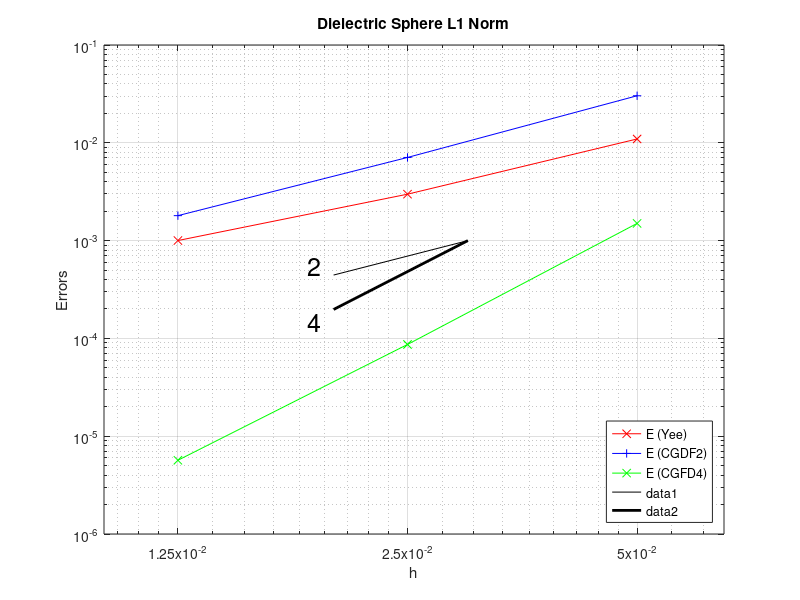

This figure's MATLAB source:
%
% Plot convergence rates for the dielectric sphere
%  Extract results from
%    solidSphere.order4.out
%
clear;
clf;
set(gca,'FontSize',18);

hh = [0.05  0.025 0.0125 ];

% ***************** CGFD2 *******************
% solidSphereInABoxe2.order2.diss11.out
% -->t=1.0000e+00 dt=2.0e-02 maxNorm errors:[2.3310e-01,5.7381e-01,1.9767e-01,], maxNorm (u):[1.55e+00,3.73e+00,7.11e-01,]
% -->t=1.0000e+00 dt=2.0e-02 l1-norm errors:[8.0259e-03,3.0265e-02,6.1653e-03,], l1-norm (u):[8.50e-02,5.74e-01,5.30e-02,]

% solidSphereInABoxe4.order2.diss11.out
% -->t=1.0000e+00 dt=1.0e-02 maxNorm errors:[4.8566e-02,1.3528e-01,4.5779e-02,], maxNorm (u):[1.72e+00,4.30e+00,8.59e-01,]
% -->t=1.0000e+00 dt=1.0e-02 l1-norm errors:[1.8386e-03,7.0820e-03,1.4537e-03,], l1-norm (u):[9.17e-02,5.94e-01,5.91e-02,]

% solidSphereInABoxe8.order2.diss11.out  : numberOfStepsTaken =      180
% advance.............................  1.01e+02    5.63e-01    1.47e-08    79.657   1.016e+02   1.012e+02
% -->t=1.0000e+00 dt=5.6e-03 maxNorm errors:[1.2892e-02,3.6382e-02,1.2181e-02,], maxNorm (u):[1.75e+00,4.41e+00,8.87e-01,]
% -->t=1.0000e+00 dt=5.6e-03 l1-norm errors:[4.6548e-04,1.7997e-03,3.5791e-04,], l1-norm (u):[9.28e-02,6.02e-01,5.84e-02,]

E2mx = [5.7381e-01 1.3528e-01 3.6382e-02 ];
E2l1 = [3.0265e-02 7.0820e-03 1.7997e-03 ];

% ***************** CGFD4 *******************

% solidSphereInABoxe2.order4.diss48.out
% -->t=1.0000e+00 dt=2.6e-03 maxNorm errors:[6.6218e-01,9.4795e-01,3.5353e-01,], maxNorm (u):[1.15e+00,3.34e+00,5.45e-01,]
% -->t=1.0000e+00 dt=2.6e-03 l1-norm errors:[1.6881e-02,5.5788e-02,1.2213e-02,], l1-norm (u):[7.64e-02,5.63e-01,4.83e-02,]
%   Timings:         (ave-sec/proc:)   seconds    sec/step   sec/step/pt     %     [max-s/proc] [min-s/proc]
% advance.............................  2.64e+01    6.76e-02    9.29e-08    94.862   2.639e+01   2.633e+01

% solidSphereInABoxe4.order4.diss48.out  : 
% -->t=1.0000e+00 dt=2.5e-03 maxNorm errors:[3.6915e-02,7.0869e-02,2.7603e-02,], maxNorm (u):[1.73e+00,4.36e+00,8.75e-01,]
% -->t=1.0000e+00 dt=2.5e-03 l1-norm errors:[8.5634e-04,2.0773e-03,7.0198e-04,], l1-norm (u):[9.24e-02,5.98e-01,6.02e-02,]

% solidSphereInABoxe8.order4.diss48.out : gridpts =3.88029e+07 , numberOfStepsTaken =      450
% ***** getTimeStep: Correct for art. dissipation: new dt=3.468e-03 (old = 1.035e-02, new/old=0.33)
% -->t=1.0000e+00 dt=2.2e-03 maxNorm errors:[1.7460e-03,3.4487e-03,1.1624e-03,], maxNorm (u):[1.76e+00,4.44e+00,8.96e-01,]
% -->t=1.0000e+00 dt=2.2e-03 l1-norm errors:[3.9052e-05,8.5734e-05,2.9994e-05,], l1-norm (u):[9.36e-02,6.00e-01,6.15e-02,]
% advance.............................  6.32e+02    1.40e+00    3.62e-08    95.836   6.322e+02   6.314e+02

% old E4mx = [9.4795e-01 7.0869e-02 3.4487e-03 ];
% old E4l1 = [5.5788e-02 2.0773e-03 8.5734e-05 ];


% ***************** CGFD4 dissOrder=8 with lower cfl *******************

% solidSphereInABoxe2.order4.dissOrder8new.cfl0p5.out
% -->t=1.0000e+00 dt=1.3e-02 maxNorm errors:[3.0799e-02,4.3991e-02,2.0117e-02,], maxNorm (u):[1.74e+00,4.33e+00,8.73e-01,]
% -->t=1.0000e+00 dt=1.3e-02 l1-norm errors:[5.0031e-04,1.4992e-03,2.9228e-04,], l1-norm (u):[9.11e-02,6.04e-01,5.92e-02,]

% solidSphereInABoxe4nrMin15.order4.dissOrder8new.out
% -->t=1.0000e+00 dt=5.6e-03 maxNorm errors:[1.7667e-03,2.2152e-03,1.5612e-03,], maxNorm (u):[1.74e+00,4.43e+00,8.97e-01,]
% -->t=1.0000e+00 dt=5.6e-03 l1-norm errors:[2.9740e-05,8.6697e-05,2.1925e-05,], l1-norm (u):[8.81e-02,6.10e-01,5.35e-02,]

% solidSphereInABoxe8nrMin15.order4.dissOrder8new.cfl0p33.out
% -->t=1.0000e+00 dt=2.4e-03 maxNorm errors:[2.3741e-04,3.2209e-04,2.0709e-04,], maxNorm (u):[1.76e+00,4.45e+00,8.97e-01,]
% -->t=1.0000e+00 dt=2.4e-03 l1-norm errors:[5.1305e-06,5.6745e-06,3.7575e-06,], l1-norm (u):[9.25e-02,6.05e-01,5.77e-02,]

E4mx = [4.3991e-02 2.2152e-03 3.2209e-04];
E4l1 = [1.4992e-03 8.6697e-05 5.6745e-06];

% ***************** YEE *******************
% solidSphereInABoxe2.Yee.out
% -->t=1.0000e+00 dt=2.0e-02 maxNorm errors:[3.2271e-01,1.8389e-01,1.5882e-01,1.5824e-01,7.8629e-02,2.7641e-01,], maxNorm (u):[1.78e+00,4.36e+00,8.91e-01,1.42e+00,1.59e+00,6.42e+00,]
% -->t=1.0000e+00 dt=2.0e-02 l1-norm errors:[3.0282e-03,1.0944e-02,1.7026e-03,3.4667e-03,1.8557e-03,1.2662e-02,], l1-norm (u):[1.17e-01,5.99e-01,6.71e-02,2.05e-01,1.02e-01,6.66e-01,]

% solidSphereInABoxe4.Yee.out
% -->t=1.0000e+00 dt=1.1e-02 maxNorm errors:[2.7325e-01,1.6915e-01,1.4274e-01,7.1422e-02,6.0727e-02,1.2607e-01,], maxNorm (u):[1.77e+00,4.44e+00,9.02e-01,1.43e+00,1.56e+00,6.40e+00,]
% -->t=1.0000e+00 dt=1.1e-02 l1-norm errors:[1.2817e-03,2.9829e-03,8.2458e-04,1.0651e-03,8.4835e-04,3.3860e-03,], l1-norm (u):[1.17e-01,6.03e-01,6.79e-02,2.09e-01,1.04e-01,6.63e-01,]
% solidSphereInABoxe8.Yee.out : gridpts =3.43281e+07  numberOfStepsTaken =      180
% -->t=1.0000e+00 dt=5.6e-03 maxNorm errors:[2.9071e-01,1.7522e-01,1.5764e-01,4.5429e-02,6.3941e-02,9.2176e-02,], maxNorm (u):[1.77e+00,4.45e+00,9.32e-01,1.44e+00,1.58e+00,6.40e+00,]
% -->t=1.0000e+00 dt=5.6e-03 l1-norm errors:[6.5864e-04,1.0016e-03,4.6018e-04,4.5332e-04,4.7968e-04,1.1149e-03,], l1-norm (u):[1.17e-01,6.05e-01,6.82e-02,2.11e-01,1.04e-01,6.68e-01,]
% advance.............................  5.81e+01    3.23e-01    9.40e-09    52.296   5.831e+01   5.775e+01

EYmx = [3.2271e-01 2.7325e-01 2.9071e-01 ];
EYl1 = [1.0944e-02 2.9829e-03 1.0016e-03 ];

loglog(hh,EYmx,'r-x',hh,E2mx,'b-+',hh,E4mx,'g-x');
legend('E (Yee)','E (CGDF2)','E (CGFD4)','Location','SouthEast');


title('Dielectric Sphere Max Norm');
ylabel('Errors');
xlabel('h');
% set(gca,'XLim',[0.00625,0.025]);
set(gca,'XLim',[0.01,0.065]);
set(gca,'XTick',[0.0125 0.025 0.05 ]);

hl=zeros(2,1); el2=zeros(2,1);  el4=zeros(2,1);
hl(1)=.03; hl(2)=hl(1)/1.5; 
el2(1)=4.e-2; el2(2)=el2(1)*(hl(2)/hl(1))^2; 
el4(1)=4.e-2; el4(2)=el4(1)*(hl(2)/hl(1))^4; 

hold on;

loglog(hl,el2,'k-',hl,el4,'k-','LineWidth',2);

xt=hl(2)*.95; yt=el2(2)*1.3;
text(xt,yt,'2','FontSize',18);
xt=hl(2)*.95; yt=el4(2)*.75;
text(xt,yt,'4','FontSize',18);
grid on;
hold off;

% print('-depsc2','dielectricSphereConvergenceRatesMaxNorm.eps');
pause;

% ==================== L1 ===================

loglog(hh,EYl1,'r-x',hh,E2l1,'b-+',hh,E4l1,'g-x');
legend('E (Yee)','E (CGDF2)','E (CGFD4)','Location','SouthEast');

title('Dielectric Sphere L1 Norm');
ylabel('Errors');
xlabel('h');
% set(gca,'XLim',[0.00625,0.025]);
set(gca,'XLim',[0.01,0.065]);
set(gca,'YLim',[1.e-6,.1]);
set(gca,'XTick',[0.0125 0.025 0.05 ]);

hl=zeros(2,1); el2=zeros(2,1);  el4=zeros(2,1);
hl(1)=.03; hl(2)=hl(1)/1.5; 
el2(1)=1.e-3; el2(2)=el2(1)*(hl(2)/hl(1))^2; 
el4(1)=1.e-3; el4(2)=el4(1)*(hl(2)/hl(1))^4; 

hold on;

loglog(hl,el2,'k-',hl,el4,'k-','LineWidth',2);

xt=hl(2)*.925; yt=el2(2)*1.25;
text(xt,yt,'2','FontSize',18);
xt=hl(2)*.925; yt=el4(2)*.75;
text(xt,yt,'4','FontSize',18);

grid on;
hold off;
% print('-depsc2','dielectricSphereConvergenceRatesL1Norm.eps');
